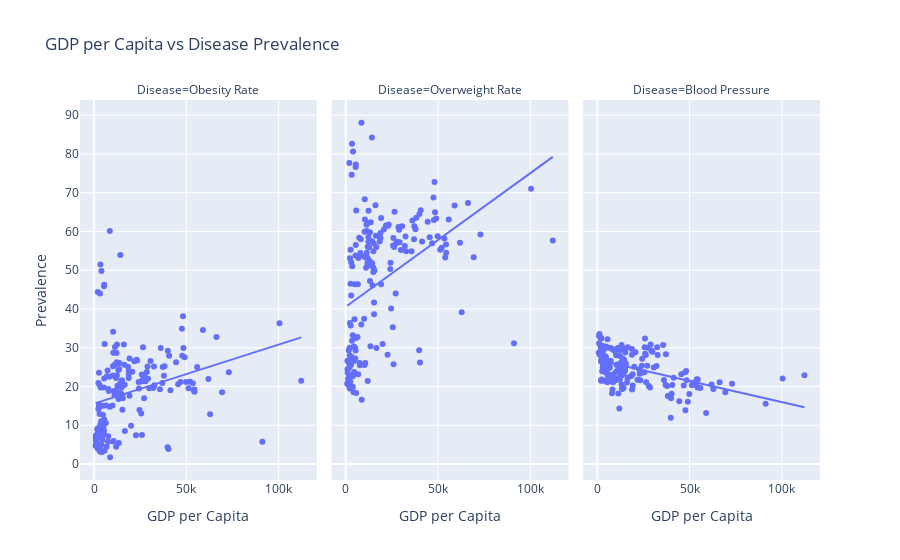
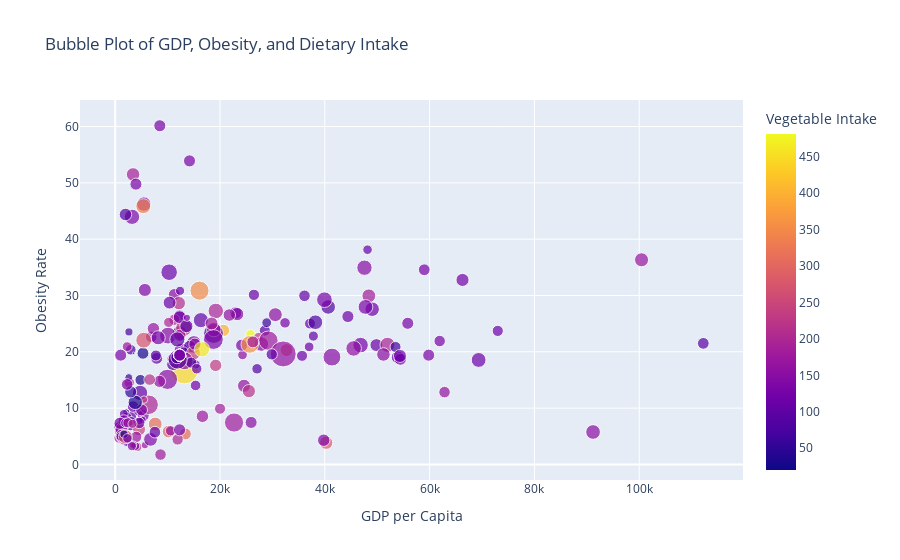

Notebook source saved alongside these figures, in order:
### Markdown cell above
#### Economic Prosperity and the Prevalence of Lifestyle-Related Diseases
However, higher GDP per capita also correlates with increased rates of obesity and overweight. This can be attributed to lifestyle changes that come with economic development, such as higher consumption of processed foods and reduced physical activity. The pair plot and bubble plot reveal that even in economically prosperous countries, high obesity rates persist, highlighting the complex relationship between wealth and health.

### Code cell
#Click to see code
# Select the relevant columns for diseases
disease_columns = {
    'obesity_mean_2011_2016': 'Obesity Rate',
    'overweight_mean_2011_2016': 'Overweight Rate',
    'blood_pressure_mean_2011_2015': 'Blood Pressure'
}

# Melt the dataframe for faceted plotting
melted_data = data.melt(id_vars=['gdp_per_capita_mean_2011_2021'], 
                        value_vars=disease_columns.keys(), 
                        var_name='Disease', 
                        value_name='Prevalence')

# Map the variable names to their labels
melted_data['Disease'] = melted_data['Disease'].map(disease_columns)

# Create faceted scatter plots
fig = px.scatter(melted_data, x='gdp_per_capita_mean_2011_2021', y='Prevalence', 
                 facet_col='Disease', trendline='ols',
                 labels={'gdp_per_capita_mean_2011_2021': 'GDP per Capita', 'Prevalence': 'Prevalence'},
                 title='GDP per Capita vs Disease Prevalence')

fig.show()

#bubbleplot
data = data.copy()
data['fruit_dietary_intake'] = data['fruit_dietary_intake'].fillna(data['fruit_dietary_intake'].median())
data['vegetables_dietary_intake'] = data['vegetables_dietary_intake'].fillna(data['vegetables_dietary_intake'].median())
data['gdp_per_capita_mean_2011_2021'] = data['gdp_per_capita_mean_2011_2021'].fillna(data['gdp_per_capita_mean_2011_2021'].median())
data['obesity_mean_2011_2016'] = data['obesity_mean_2011_2016'].fillna(data['obesity_mean_2011_2016'].median())

# Create a bubble plot
fig = px.scatter(data, x='gdp_per_capita_mean_2011_2021', y='obesity_mean_2011_2016',
                 size='fruit_dietary_intake', color='vegetables_dietary_intake',
                 labels={'gdp_per_capita_mean_2011_2021': 'GDP per Capita',
                         'obesity_mean_2011_2016': 'Obesity Rate',
                         'fruit_dietary_intake': 'Fruit Intake',
                         'vegetables_dietary_intake': 'Vegetable Intake'},
                 title='Bubble Plot of GDP, Obesity, and Dietary Intake')
fig.show()

### Figure 1 — Plotly figure (JSON) as saved in the notebook; plotly's stock layout.template omitted (floating-point values rounded to 4 significant figures; data arrays with more than 128 entries replaced by an {"elided": "..."} marker saying what was removed)
{"data": [{"hovertemplate": "Disease=Obesity Rate<br>GDP per Capita=%{x}<br>Prevalence=%{y}<extra></extra>", "legendgroup": "", "marker": {"color": "#636efa", "symbol": "circle"}, "mode": "markers", "name": "", "orientation": "v", "showlegend": false, "type": "scatter", "x": {"elided": "203 float values"}, "xaxis": "x", "y": {"elided": "203 float values"}, "yaxis": "y"}, {"hovertemplate": "<b>OLS trendline</b><br>Prevalence = 0.000152396 * gdp_per_capita_mean_2011_2021 + 15.5851<br>R<sup>2</sup>=0.079459<br><br>Disease=Obesity Rate<br>GDP per Capita=%{x}<br>Prevalence=%{y} <b>(trend)</b><extra></extra>", "legendgroup": "", "marker": {"color": "#636efa", "symbol": "circle"}, "mode": "lines", "name": "", "showlegend": false, "type": "scatter", "x": {"elided": "187 float values"}, "xaxis": "x", "y": {"elided": "187 float values"}, "yaxis": "y"}, {"hovertemplate": "Disease=Overweight Rate<br>GDP per Capita=%{x}<br>Prevalence=%{y}<extra></extra>", "legendgroup": "", "marker": {"color": "#636efa", "symbol": "circle"}, "mode": "markers", "name": "", "orientation": "v", "showlegend": false, "type": "scatter", "x": {"elided": "203 float values"}, "xaxis": "x2", "y": {"elided": "203 float values"}, "yaxis": "y2"}, {"hovertemplate": "<b>OLS trendline</b><br>Prevalence = 0.000344533 * gdp_per_capita_mean_2011_2021 + 40.5702<br>R<sup>2</sup>=0.163925<br><br>Disease=Overweight Rate<br>GDP per Capita=%{x}<br>Prevalence=%{y} <b>(trend)</b><extra></extra>", "legendgroup": "", "marker": {"color": "#636efa", "symbol": "circle"}, "mode": "lines", "name": "", "showlegend": false, "type": "scatter", "x": {"elided": "187 float values"}, "xaxis": "x2", "y": {"elided": "187 float values"}, "yaxis": "y2"}, {"hovertemplate": "Disease=Blood Pressure<br>GDP per Capita=%{x}<br>Prevalence=%{y}<extra></extra>", "legendgroup": "", "marker": {"color": "#636efa", "symbol": "circle"}, "mode": "markers", "name": "", "orientation": "v", "showlegend": false, "type": "scatter", "x": {"elided": "203 float values"}, "xaxis": "x3", "y": {"elided": "203 float values"}, "yaxis": "y3"}, {"hovertemplate": "<b>OLS trendline</b><br>Prevalence = -0.000108829 * gdp_per_capita_mean_2011_2021 + 26.8796<br>R<sup>2</sup>=0.253283<br><br>Disease=Blood Pressure<br>GDP per Capita=%{x}<br>Prevalence=%{y} <b>(trend)</b><extra></extra>", "legendgroup": "", "marker": {"color": "#636efa", "symbol": "circle"}, "mode": "lines", "name": "", "showlegend": false, "type": "scatter", "x": {"elided": "187 float values"}, "xaxis": "x3", "y": {"elided": "187 float values"}, "yaxis": "y3"}], "layout": {"annotations": [{"font": {}, "showarrow": false, "text": "Disease=Obesity Rate", "x": 0.16, "xanchor": "center", "xref": "paper", "y": 1, "yanchor": "bottom", "yref": "paper"}, {"font": {}, "showarrow": false, "text": "Disease=Overweight Rate", "x": 0.5, "xanchor": "center", "xref": "paper", "y": 1, "yanchor": "bottom", "yref": "paper"}, {"font": {}, "showarrow": false, "text": "Disease=Blood Pressure", "x": 0.84, "xanchor": "center", "xref": "paper", "y": 1, "yanchor": "bottom", "yref": "paper"}], "autosize": true, "legend": {"tracegroupgap": 0}, "title": {"text": "GDP per Capita vs Disease Prevalence"}, "xaxis": {"anchor": "y", "autorange": true, "domain": [0, 0.32], "range": [-7122.0, 120100.0], "title": {"text": "GDP per Capita"}, "type": "linear"}, "xaxis2": {"anchor": "y2", "autorange": true, "domain": [0.34, 0.66], "matches": "x", "range": [-7122.0, 120100.0], "title": {"text": "GDP per Capita"}, "type": "linear"}, "xaxis3": {"anchor": "y3", "autorange": true, "domain": [0.68, 1.0], "matches": "x", "range": [-7122.0, 120100.0], "title": {"text": "GDP per Capita"}, "type": "linear"}, "yaxis": {"anchor": "x", "autorange": true, "domain": [0, 1], "range": [-5.372, 95.17], "title": {"text": "Prevalence"}, "type": "linear"}, "yaxis2": {"anchor": "x2", "autorange": true, "domain": [0, 1], "matches": "y", "range": [-5.372, 95.17], "showticklabels": false, "type": "linear"}, "yaxis3": {"anchor": "x3", "autorange": true, "domain": [0, 1], "matches": "y", "range": [-5.372, 95.17], "showticklabels": false, "type": "linear"}}}

### Figure 2 — Plotly figure (JSON) as saved in the notebook; plotly's stock layout.template omitted (floating-point values rounded to 4 significant figures; data arrays with more than 128 entries replaced by an {"elided": "..."} marker saying what was removed)
{"data": [{"hovertemplate": "GDP per Capita=%{x}<br>Obesity Rate=%{y}<br>Fruit Intake=%{marker.size}<br>Vegetable Intake=%{marker.color}<extra></extra>", "legendgroup": "", "marker": {"color": {"elided": "203 float values"}, "coloraxis": "coloraxis", "size": {"elided": "203 float values"}, "sizemode": "area", "sizeref": 1.25, "symbol": "circle"}, "mode": "markers", "name": "", "orientation": "v", "showlegend": false, "type": "scatter", "x": {"elided": "203 float values"}, "xaxis": "x", "y": {"elided": "203 float values"}, "yaxis": "y"}], "layout": {"autosize": true, "coloraxis": {"colorbar": {"title": {"text": "Vegetable Intake"}}, "colorscale": [[0, "#0d0887"], [0.1111, "#46039f"], [0.2222, "#7201a8"], [0.3333, "#9c179e"], [0.4444, "#bd3786"], [0.5556, "#d8576b"], [0.6667, "#ed7953"], [0.7778, "#fb9f3a"], [0.8889, "#fdca26"], [1, "#f0f921"]]}, "legend": {"itemsizing": "constant", "tracegroupgap": 0}, "title": {"text": "Bubble Plot of GDP, Obesity, and Dietary Intake"}, "xaxis": {"anchor": "y", "autorange": true, "domain": [0, 1], "range": [-6356.0, 119400.0], "title": {"text": "GDP per Capita"}, "type": "linear"}, "yaxis": {"anchor": "x", "autorange": true, "domain": [0, 1], "range": [-4.303, 66.32], "title": {"text": "Obesity Rate"}, "type": "linear"}}}
